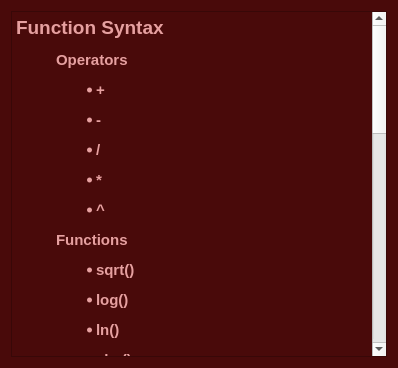
<?xml version="1.0" encoding="UTF-8"?>
<ui version="4.0">
 <class>Help</class>
 <widget class="QDialog" name="Help">
  <property name="geometry">
   <rect>
    <x>0</x>
    <y>0</y>
    <width>398</width>
    <height>368</height>
   </rect>
  </property>
  <property name="windowTitle">
   <string>Dialog</string>
  </property>
  <property name="styleSheet">
   <string notr="true">#Help{
	background-color: rgb(73, 10, 10);
}</string>
  </property>
  <layout class="QVBoxLayout" name="verticalLayout">
   <item>
    <widget class="QTextEdit" name="textEdit">
     <property name="styleSheet">
      <string notr="true">#textEdit{
background-color: rgb(73, 10, 10);
	color: rgb(230, 160, 160);
font: 600 11pt &quot;URW Bookman&quot;;
}</string>
     </property>
     <property name="readOnly">
      <bool>true</bool>
     </property>
     <property name="html">
      <string>&lt;!DOCTYPE HTML PUBLIC &quot;-//W3C//DTD HTML 4.0//EN&quot; &quot;http://www.w3.org/TR/REC-html40/strict.dtd&quot;&gt;
&lt;html&gt;&lt;head&gt;&lt;meta name=&quot;qrichtext&quot; content=&quot;1&quot; /&gt;&lt;meta charset=&quot;utf-8&quot; /&gt;&lt;style type=&quot;text/css&quot;&gt;
p, li { white-space: pre-wrap; }
hr { height: 1px; border-width: 0; }
li.unchecked::marker { content: &quot;\2610&quot;; }
li.checked::marker { content: &quot;\2612&quot;; }
&lt;/style&gt;&lt;/head&gt;&lt;body style=&quot; font-family:'URW Bookman'; font-size:11pt; font-weight:600; font-style:normal;&quot;&gt;
&lt;p style=&quot; margin-top:0px; margin-bottom:0px; margin-left:0px; margin-right:0px; -qt-block-indent:0; text-indent:0px;&quot;&gt;&lt;span style=&quot; font-family:'Liberation Serif','serif'; font-size:14pt; font-weight:700; background-color:transparent;&quot;&gt;Function Syntax&lt;/span&gt;&lt;/p&gt;
&lt;p style=&quot; margin-top:12px; margin-bottom:0px; margin-left:0px; margin-right:0px; -qt-block-indent:1; text-indent:0px; background-color:transparent;&quot;&gt;&lt;span style=&quot; font-family:'Ubuntu'; font-weight:700;&quot;&gt;Operators &lt;/span&gt;&lt;/p&gt;
&lt;ul style=&quot;margin-top: 0px; margin-bottom: 0px; margin-left: 0px; margin-right: 0px; -qt-list-indent: 2;&quot;&gt;
&lt;li style=&quot; font-family:'Ubuntu'; font-weight:400; background-color:transparent;&quot; style=&quot; margin-top:12px; margin-bottom:0px; margin-left:0px; margin-right:0px; -qt-block-indent:0; text-indent:0px;&quot;&gt;&lt;span style=&quot; font-weight:700;&quot;&gt;+ &lt;/span&gt;&lt;/li&gt;
&lt;li style=&quot; font-family:'Ubuntu'; font-weight:400; background-color:transparent;&quot; style=&quot; margin-top:12px; margin-bottom:0px; margin-left:0px; margin-right:0px; -qt-block-indent:0; text-indent:0px;&quot;&gt;&lt;span style=&quot; font-weight:700;&quot;&gt;- &lt;/span&gt;&lt;/li&gt;
&lt;li style=&quot; font-family:'Ubuntu'; font-weight:400; background-color:transparent;&quot; style=&quot; margin-top:12px; margin-bottom:0px; margin-left:0px; margin-right:0px; -qt-block-indent:0; text-indent:0px;&quot;&gt;&lt;span style=&quot; font-weight:700;&quot;&gt;/ &lt;/span&gt;&lt;/li&gt;
&lt;li style=&quot; font-family:'Ubuntu'; font-weight:400; background-color:transparent;&quot; style=&quot; margin-top:12px; margin-bottom:0px; margin-left:0px; margin-right:0px; -qt-block-indent:0; text-indent:0px;&quot;&gt;&lt;span style=&quot; font-weight:700;&quot;&gt;* &lt;/span&gt;&lt;/li&gt;
&lt;li style=&quot; font-family:'Ubuntu'; font-weight:400; background-color:transparent;&quot; style=&quot; margin-top:12px; margin-bottom:0px; margin-left:0px; margin-right:0px; -qt-block-indent:0; text-indent:0px;&quot;&gt;&lt;span style=&quot; font-weight:700;&quot;&gt;^ &lt;/span&gt;&lt;/li&gt;&lt;/ul&gt;
&lt;p style=&quot; margin-top:12px; margin-bottom:0px; margin-left:0px; margin-right:0px; -qt-block-indent:1; text-indent:0px; background-color:transparent;&quot;&gt;&lt;span style=&quot; font-family:'Ubuntu'; font-weight:700;&quot;&gt;Functions &lt;/span&gt;&lt;/p&gt;
&lt;ul style=&quot;margin-top: 0px; margin-bottom: 0px; margin-left: 0px; margin-right: 0px; -qt-list-indent: 2;&quot;&gt;
&lt;li style=&quot; font-family:'Ubuntu'; font-weight:400; background-color:transparent;&quot; style=&quot; margin-top:12px; margin-bottom:0px; margin-left:0px; margin-right:0px; -qt-block-indent:0; text-indent:0px;&quot;&gt;&lt;span style=&quot; font-weight:700;&quot;&gt;sqrt() &lt;/span&gt;&lt;/li&gt;
&lt;li style=&quot; font-family:'Ubuntu'; font-weight:400; background-color:transparent;&quot; style=&quot; margin-top:12px; margin-bottom:0px; margin-left:0px; margin-right:0px; -qt-block-indent:0; text-indent:0px;&quot;&gt;&lt;span style=&quot; font-weight:700;&quot;&gt;log() &lt;/span&gt;&lt;/li&gt;
&lt;li style=&quot; font-family:'Ubuntu'; font-weight:400; background-color:transparent;&quot; style=&quot; margin-top:12px; margin-bottom:0px; margin-left:0px; margin-right:0px; -qt-block-indent:0; text-indent:0px;&quot;&gt;&lt;span style=&quot; font-weight:700;&quot;&gt;ln() &lt;/span&gt;&lt;/li&gt;
&lt;li style=&quot; font-family:'Ubuntu'; font-weight:400; background-color:transparent;&quot; style=&quot; margin-top:12px; margin-bottom:0px; margin-left:0px; margin-right:0px; -qt-block-indent:0; text-indent:0px;&quot;&gt;&lt;span style=&quot; font-weight:700;&quot;&gt;abs() &lt;/span&gt;&lt;/li&gt;
&lt;li style=&quot; font-family:'Ubuntu'; font-weight:400; background-color:transparent;&quot; style=&quot; margin-top:12px; margin-bottom:0px; margin-left:0px; margin-right:0px; -qt-block-indent:0; text-indent:0px;&quot;&gt;&lt;span style=&quot; font-weight:700;&quot;&gt;sin() &lt;/span&gt;&lt;/li&gt;
&lt;li style=&quot; font-family:'Ubuntu'; font-weight:400; background-color:transparent;&quot; style=&quot; margin-top:12px; margin-bottom:0px; margin-left:0px; margin-right:0px; -qt-block-indent:0; text-indent:0px;&quot;&gt;&lt;span style=&quot; font-weight:700;&quot;&gt;cos() &lt;/span&gt;&lt;/li&gt;
&lt;li style=&quot; font-family:'Ubuntu'; font-weight:400; background-color:transparent;&quot; style=&quot; margin-top:12px; margin-bottom:0px; margin-left:0px; margin-right:0px; -qt-block-indent:0; text-indent:0px;&quot;&gt;&lt;span style=&quot; font-weight:700;&quot;&gt;tan() &lt;/span&gt;&lt;/li&gt;
&lt;li style=&quot; font-family:'Ubuntu'; font-weight:400; background-color:transparent;&quot; style=&quot; margin-top:12px; margin-bottom:0px; margin-left:0px; margin-right:0px; -qt-block-indent:0; text-indent:0px;&quot;&gt;&lt;span style=&quot; font-weight:700;&quot;&gt;exp() &lt;/span&gt;&lt;/li&gt;&lt;/ul&gt;
&lt;p style=&quot; margin-top:12px; margin-bottom:0px; margin-left:0px; margin-right:0px; -qt-block-indent:1; text-indent:0px; background-color:transparent;&quot;&gt;&lt;span style=&quot; font-family:'Ubuntu'; font-weight:700;&quot;&gt;Other Examples &lt;/span&gt;&lt;/p&gt;
&lt;ul style=&quot;margin-top: 0px; margin-bottom: 0px; margin-left: 0px; margin-right: 0px; -qt-list-indent: 2;&quot;&gt;
&lt;li style=&quot; font-family:'Ubuntu'; font-weight:400; background-color:transparent;&quot; style=&quot; margin-top:12px; margin-bottom:0px; margin-left:0px; margin-right:0px; -qt-block-indent:0; text-indent:0px;&quot;&gt;&lt;span style=&quot; font-weight:700;&quot;&gt;y = ((x-3)^2)/20 &lt;/span&gt;&lt;/li&gt;
&lt;li style=&quot; font-family:'Ubuntu'; font-weight:400; background-color:transparent;&quot; style=&quot; margin-top:12px; margin-bottom:0px; margin-left:0px; margin-right:0px; -qt-block-indent:0; text-indent:0px;&quot;&gt;&lt;span style=&quot; font-weight:700;&quot;&gt;y = ln(abs(x)) &lt;/span&gt;&lt;/li&gt;
&lt;li style=&quot; font-family:'Ubuntu'; font-weight:400; background-color:transparent;&quot; style=&quot; margin-top:12px; margin-bottom:0px; margin-left:0px; margin-right:0px; -qt-block-indent:0; text-indent:0px;&quot;&gt;&lt;span style=&quot; font-weight:700;&quot;&gt;y = sin(x/20)*5 &lt;/span&gt;&lt;/li&gt;
&lt;li style=&quot; font-family:'Ubuntu'; font-weight:400; background-color:transparent;&quot; style=&quot; margin-top:12px; margin-bottom:0px; margin-left:0px; margin-right:0px; -qt-block-indent:0; text-indent:0px;&quot;&gt;&lt;span style=&quot; font-weight:700;&quot;&gt;y = 1.2^x &lt;/span&gt;&lt;/li&gt;&lt;/ul&gt;
&lt;p style=&quot; margin-top:12px; margin-bottom:0px; margin-left:0px; margin-right:0px; -qt-block-indent:0; text-indent:0px; background-color:transparent;&quot;&gt;&lt;span style=&quot; font-family:'Ubuntu'; font-weight:400; background-color:transparent;&quot;&gt;Any constant added to your function is irrelevant to the result. For example, the functions &lt;/span&gt;&lt;span style=&quot; font-family:'Ubuntu'; font-weight:700;&quot;&gt;y = 2*x + 3&lt;/span&gt;&lt;span style=&quot; font-family:'Ubuntu'; font-weight:400;&quot;&gt;, &lt;/span&gt;&lt;span style=&quot; font-family:'Ubuntu'; font-weight:700;&quot;&gt;y = 2*x - 8&lt;/span&gt;&lt;span style=&quot; font-family:'Ubuntu'; font-weight:400;&quot;&gt; and &lt;/span&gt;&lt;span style=&quot; font-family:'Ubuntu'; font-weight:700;&quot;&gt;y = 2*x &lt;/span&gt;&lt;span style=&quot; font-family:'Ubuntu'; font-weight:400;&quot;&gt;yield the exact same graph in the game. &lt;/span&gt;&lt;/p&gt;
&lt;p style=&quot;-qt-paragraph-type:empty; margin-top:12px; margin-bottom:0px; margin-left:0px; margin-right:0px; -qt-block-indent:0; text-indent:0px; font-family:'Ubuntu'; font-weight:400; background-color:transparent;&quot;&gt;&lt;br /&gt;&lt;/p&gt;
&lt;p style=&quot; margin-top:12px; margin-bottom:0px; margin-left:0px; margin-right:0px; -qt-block-indent:0; text-indent:0px; background-color:transparent;&quot;&gt;&lt;span style=&quot; font-family:'Ubuntu'; font-weight:400; background-color:transparent;&quot;&gt;The &lt;/span&gt;&lt;span style=&quot; font-family:'Ubuntu'; font-weight:700;&quot;&gt;x&lt;/span&gt;&lt;span style=&quot; font-family:'Ubuntu'; font-weight:400;&quot;&gt; axis limits on the game are &lt;/span&gt;&lt;span style=&quot; font-family:'Ubuntu'; font-weight:700;&quot;&gt;-15&lt;/span&gt;&lt;span style=&quot; font-family:'Ubuntu'; font-weight:400;&quot;&gt; and &lt;/span&gt;&lt;span style=&quot; font-family:'Ubuntu'; font-weight:700;&quot;&gt;+15&lt;/span&gt;&lt;span style=&quot; font-family:'Ubuntu'; font-weight:400;&quot;&gt; and the &lt;/span&gt;&lt;span style=&quot; font-family:'Ubuntu'; font-weight:700;&quot;&gt;y&lt;/span&gt;&lt;span style=&quot; font-family:'Ubuntu'; font-weight:400;&quot;&gt; axis limits are &lt;/span&gt;&lt;span style=&quot; font-family:'Ubuntu'; font-weight:700;&quot;&gt;-9 &lt;/span&gt;&lt;span style=&quot; font-family:'Ubuntu'; font-weight:400;&quot;&gt;and &lt;/span&gt;&lt;span style=&quot; font-family:'Ubuntu'; font-weight:700;&quot;&gt;9&lt;/span&gt;&lt;span style=&quot; font-family:'Ubuntu'; font-weight:400;&quot;&gt;. That means functions can get very big. For example the function &lt;/span&gt;&lt;span style=&quot; font-family:'Ubuntu'; font-weight:700;&quot;&gt;y = x^2&lt;/span&gt;&lt;span style=&quot; font-family:'Ubuntu'; font-weight:400;&quot;&gt; has the value &lt;/span&gt;&lt;span style=&quot; font-family:'Ubuntu'; font-weight:700;&quot;&gt;100&lt;/span&gt;&lt;span style=&quot; font-family:'Ubuntu'; font-weight:400;&quot;&gt; when &lt;/span&gt;&lt;span style=&quot; font-family:'Ubuntu'; font-weight:700;&quot;&gt;x&lt;/span&gt;&lt;span style=&quot; font-family:'Ubuntu'; font-weight:400;&quot;&gt; equals &lt;/span&gt;&lt;span style=&quot; font-family:'Ubuntu'; font-weight:700;&quot;&gt;10&lt;/span&gt;&lt;span style=&quot; font-family:'Ubuntu'; font-weight:400;&quot;&gt;. That means this function will hit the ceiling of the game very fast. This problem can be solved by scaling the function appropriately, the function &lt;/span&gt;&lt;span style=&quot; font-family:'Ubuntu'; font-weight:700;&quot;&gt;y = (x^2)/50&lt;/span&gt;&lt;span style=&quot; font-family:'Ubuntu'; font-weight:400;&quot;&gt; will produce a nice looking parabola. &lt;/span&gt;&lt;/p&gt;
&lt;p style=&quot;-qt-paragraph-type:empty; margin-top:0px; margin-bottom:0px; margin-left:0px; margin-right:0px; -qt-block-indent:0; text-indent:0px; font-family:'Ubuntu'; font-weight:400;&quot;&gt;&lt;br /&gt;&lt;/p&gt;
&lt;p style=&quot; margin-top:0px; margin-bottom:0px; margin-left:0px; margin-right:0px; -qt-block-indent:0; text-indent:0px;&quot;&gt;&lt;span style=&quot; font-family:'Ubuntu'; font-weight:400;&quot;&gt;Another thing that may confuse you is that your soldiers will always be standing on negative values for &lt;/span&gt;&lt;span style=&quot; font-family:'Ubuntu'; font-weight:700;&quot;&gt;x&lt;/span&gt;&lt;span style=&quot; font-family:'Ubuntu'; font-weight:400;&quot;&gt;. You are located to the left of the &lt;/span&gt;&lt;span style=&quot; font-family:'Ubuntu'; font-weight:700;&quot;&gt;y&lt;/span&gt;&lt;span style=&quot; font-family:'Ubuntu'; font-weight:400;&quot;&gt; axis, so that is expected and it means functions like &lt;/span&gt;&lt;span style=&quot; font-family:'Ubuntu'; font-weight:700;&quot;&gt;y = sqrt(x)&lt;/span&gt;&lt;span style=&quot; font-family:'Ubuntu'; font-weight:400;&quot;&gt; will not like you and will explode immediately. You should try something like &lt;/span&gt;&lt;span style=&quot; font-family:'Ubuntu'; font-weight:700;&quot;&gt;y = sqrt(abs(x))&lt;/span&gt;&lt;span style=&quot; font-family:'Ubuntu'; font-weight:400;&quot;&gt;. &lt;/span&gt;&lt;/p&gt;&lt;/body&gt;&lt;/html&gt;</string>
     </property>
    </widget>
   </item>
  </layout>
 </widget>
 <resources/>
 <connections/>
</ui>
